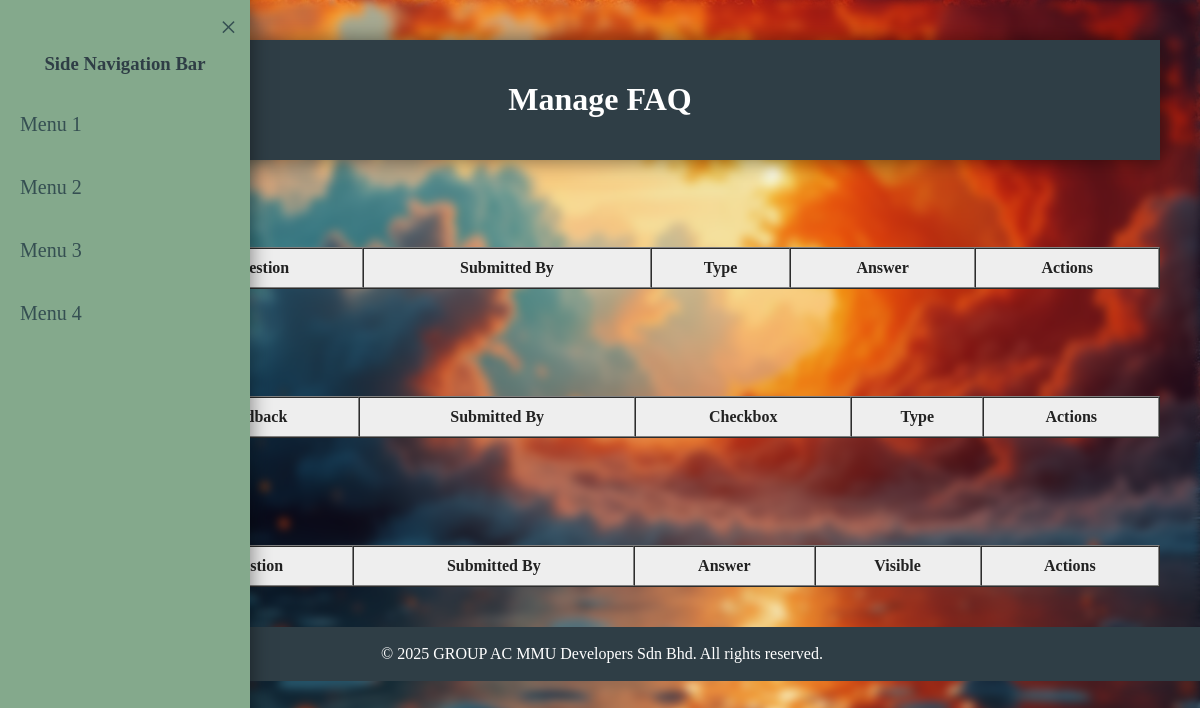
/manageFAQ.php, run on an earlier commit of the app's database.
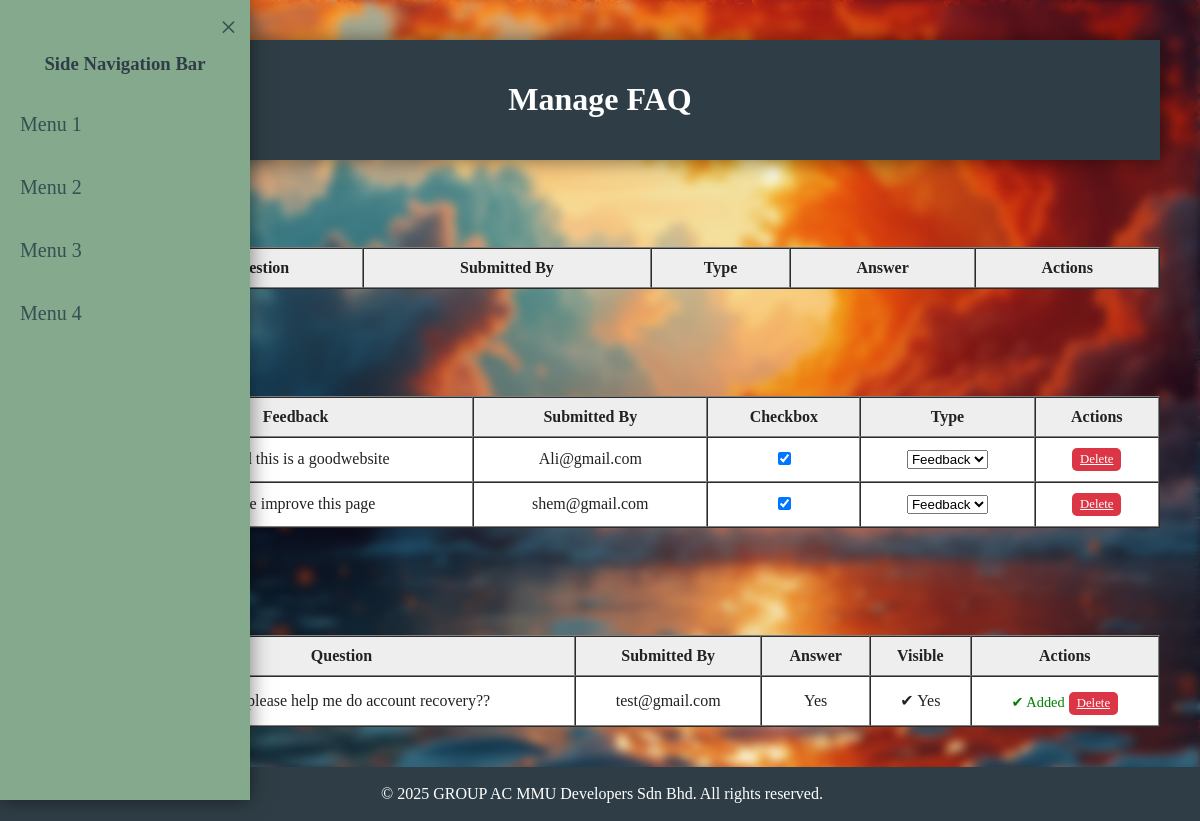
And on a later commit of the database.
### tables this page shows
CREATE TABLE `faq` (
  `id` int(11) NOT NULL,
  `question` text NOT NULL,
  `answer` text DEFAULT NULL,
  `submitted_by` varchar(100) DEFAULT NULL,
  `submitted_at` timestamp NOT NULL DEFAULT current_timestamp(),
  `visible` tinyint(1) DEFAULT 0,
  `type` enum('question','feedback') DEFAULT 'question',
  `flagged` tinyint(1) DEFAULT 0
);

### manageFAQ.php (the view, shortened to what this page needs)
<?php
require 'connection.php';
require 'header.php';
require 'navbar.php';
$answered = $conn->query("SELECT * FROM faq WHERE answer IS NOT NULL ORDER BY submitted_at DESC");
$unanswered_feedbacks = $conn->query("SELECT * FROM faq WHERE answer IS NULL AND type = 'feedback' ORDER BY submitted_at DESC");
?>
<div id="main-content" style="padding: 40px;">
    <div class="title-container">
        <h1>Manage FAQ</h1>
    </div>
    <h2 style="margin-top: 40px; color: white;">Pending Actions</h2>
    <table border="1" cellpadding="10" cellspacing="0" style="width: 100%; background-color: #fff; text-align: center;">
        <tr style="background-color: #eee;">
            <th>No.</th>
            <th>Question</th>
            <th>Submitted By</th>
            <th>Type</th>
            <th>Answer</th>
            <th>Actions</th>
        </tr>
    </table>
    <h2 style="margin-top: 60px; color: white;">Pending Feedbacks</h2>
    <table border="1" cellpadding="10" cellspacing="0" style="width: 100%; background-color: #fff; text-align: center;">
        <tr style="background-color: #eee;">
            <th>No.</th>
            <th>Feedback</th>
            <th>Submitted By</th>
            <th>Checkbox</th>
            <th>Type</th>
            <th>Actions</th>
        </tr>
        <?php $no = 1; while ($row = $unanswered_feedbacks->fetch_assoc()): ?>
            <tr>
                <td><?= $no++ ?></td>
                <td><?= htmlspecialchars($row['question']) ?></td>
                <td><?= htmlspecialchars($row['submitted_by']) ?></td>
                <td>
                    <form method="POST">
                        <input type="checkbox" name="flagged" value="1" onchange="this.form.submit()" <?= $row['flagged'] ? 'checked' : '' ?>>
                    </form>
                </td>
                <td>
                    <form method="POST">
                        <select name="type" onchange="this.form.submit()">
                            <option value="feedback" <?= $row['type'] == 'feedback' ? 'selected' : '' ?>>Feedback</option>
                        </select>
                    </form>
                </td>
                <td>
                    <a href="?delete=<?= $row['id'] ?>" onclick="return confirm('Are you sure?')" class="form-button" style="background-color: #dc3545; padding: 4px 8px; font-size: 0.8em; display: inline-block; width: auto;">Delete</a>
                </td>
            </tr>
        <?php endwhile; ?>
    </table>
    <h2 style="margin-top: 60px; color: white;">Answered FAQs</h2>
    <table border="1" cellpadding="10" cellspacing="0" style="width: 100%; background-color: #fff; text-align: center;">
        <tr style="background-color: #eee;">
            <th>No.</th>
            <th>Question</th>
            <th>Submitted By</th>
            <th>Answer</th>
            <th>Visible</th>
            <th>Actions</th>
        </tr>
        <?php $no = 1; while ($row = $answered->fetch_assoc()): ?>
            <tr>
                <td><?= $no++ ?></td>
                <td><?= htmlspecialchars($row['question']) ?></td>
                <td><?= htmlspecialchars($row['submitted_by']) ?></td>
                <td><?= htmlspecialchars($row['answer']) ?></td>
                <td><?= $row['visible'] ? '✔ Yes' : '❌ No' ?></td>
                <td>
                    <?php if (!$row['visible']): ?>
                        <a href="?add=<?= $row['id'] ?>" class="form-button" style="background-color: #28a745; padding: 4px 8px; font-size: 0.8em; display: inline-block; width: auto;">Add</a>
                    <?php else: ?>
                        <span style="font-size: 0.9em; color: green;">✔ Added</span>
                    <?php endif; ?>
                    <a href="?delete=<?= $row['id'] ?>" onclick="return confirm('Are you sure?')" class="form-button" style="background-color: #dc3545; padding: 4px 8px; font-size: 0.8em; display: inline-block; width: auto; margin-top: 5px;">Delete</a>
                </td>
            </tr>
        <?php endwhile; ?>
    </table>
</div>
<?php require 'footer.php'; ?>

### header.php (shortened to what this page needs)
<!DOCTYPE html>
<html lang="en">
<head>
    <link rel="stylesheet" type="text/css" href="css/style.css">
</head>

### navbar.php
<?php
$currentPage = basename($_SERVER['PHP_SELF']);
$hideSidebar = in_array($currentPage, ['login.php', 'registration.php']);
if (!$hideSidebar): ?>
    <span id="openBtn"><a href="#" onclick="openNavBar()">☰</a></span>
    <div class="sideNavBar">
        <div id="closeBtn"><a href="#" onclick="closeNavBar()">&times;</a></div>
        <h3>Side Navigation Bar</h3>
        <a href="#">Menu 1</a>
        <a href="#">Menu 2</a>
        <a href="#">Menu 3</a>
        <a href="#">Menu 4</a>
    </div>
<?php endif; ?>

### footer.php
<footer>
    <div class="footer-container">
        <div class="footer-content">
            <p>&copy; <?php echo date('Y') ?> GROUP AC MMU Developers Sdn Bhd. All rights reserved.</p>
        </div>
    </div>
</footer>

### css/style.css (style rules this page uses)
:root { --color-bg: #CAD2C5; --color-surface: #84A98C; --color-primary: #52796F; --color-text: #354F52; --color-title: #2F3E46; }
.sideNavBar { background-color: var(--color-surface); color: var(--color-text); width: 250px; height: 100vh; overflow-x: hidden; position: fixed; box-shadow: 0 0px 20px rgba(0, 0, 0, 0.5); z-index: 9; transition: 0.5s; }
.sideNavBar a { color: var(--color-text); text-decoration: none; font-size: 20px; display: block; opacity: 0.2s; padding: 20px; }
.sideNavBar #closeBtn { position: relative; left: 220px; top: 10px; width: 30px; }
.sideNavBar h3 { color: var(--color-title); font-family: "Copperplate Gothic", "Copperplate", fantasy; text-align: center; }
.title-container { background-color: var(--color-title); font-family: "Copperplate Gothic", "Copperplate", fantasy; color: white; padding: 20px; text-align: center; box-shadow: 0 0px 20px rgba(0, 0, 0, 0.5); }
#openBtn { font-size: 30px; position: absolute; top: 20px; left: 20px; }
#openBtn a { color: white; text-decoration: none; }
footer { background-color: var(--color-title); color: white; padding: 2px; text-align: center; position: static; bottom: 10px; width: 100%; }
.form-button { width: 100%; padding: 10px; font-size: 1rem; background-color: var(--color-primary); color: white; border: none; border-radius: 5px; cursor: pointer; transition: background-color 0.3s ease; display: block; margin: 0; }

What changed in the data, as far as the page shows it:
added faq: question "Ali said this is a goodwebsite", submitted_by "Ali@gmail.com", flagged "☑", type "Feedback", shown under "Manage FAQ"
added faq: question "Please improve this page", submitted_by "shem@gmail.com", flagged "☑", type "Feedback", shown under "Manage FAQ"
added faq: question "can you please help me do account recovery??", submitted_by "test@gmail.com", answer "Yes", visible "✔ Yes"
